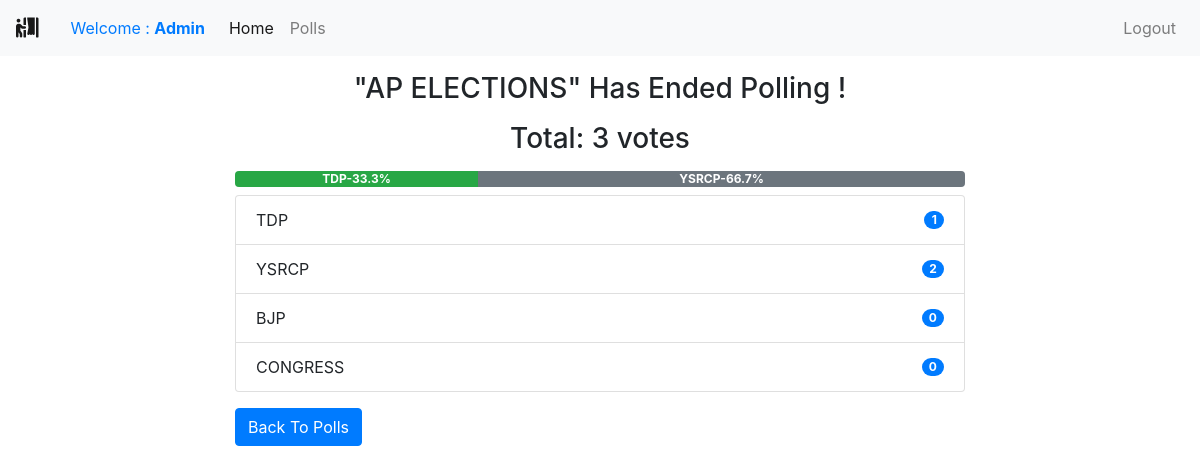
Page /polls/end/8/ (signed in) on the committed database.
### polls/models.py (models this page shows, shortened)
class Poll(models.Model):
    owner = models.ForeignKey(User, on_delete=models.CASCADE)
    text = models.TextField()
    pub_date = models.DateTimeField(default=timezone.now)
    active = models.BooleanField(default=True)
    @property
    def get_vote_count(self):
        return self.vote_set.count()
    def get_result_dict(self):
        res = []
        for choice in self.choice_set.all():
            d = {}
            alert_class = ['primary', 'secondary', 'success',
                           'danger', 'dark', 'warning', 'info']
            d['alert_class'] = secrets.choice(alert_class)
            d['text'] = choice.choice_text
            d['num_votes'] = choice.get_vote_count
            if not self.get_vote_count:
                d['percentage'] = 0
            else:
                d['percentage'] = (choice.get_vote_count /
                                   self.get_vote_count)*100
            res.append(d)
        return res

class Choice(models.Model):
    poll = models.ForeignKey(Poll, on_delete=models.CASCADE)
    choice_text = models.CharField(max_length=255)
    @property
    def get_vote_count(self):
        return self.vote_set.count()

### polls/views.py (the view)
# urls.py: path('end/<int:poll_id>/', views.endpoll, name='end_poll'),
@login_required
def endpoll(request, poll_id):
    poll = get_object_or_404(Poll, pk=poll_id)
    if request.user != poll.owner:
        return redirect('home')
    if poll.active is True:
        poll.active = False
        poll.save()
        return render(request, 'polls/poll_result.html', {'poll': poll})
    else:
        return render(request, 'polls/poll_result.html', {'poll': poll})

### polls/templates/polls/poll_result.html
{% extends 'base.html' %}
{% block content %}
<div class="container">
    {% if messages %}
    <div class="messages">
        {% for message in messages %}
        <div {% if message.tags %} class="{{ message.tags }}" {% endif %}>{{ message }}
            <button type="button" class="close" data-dismiss="alert" aria-label="Close">
                <span aria-hidden="true">&times;</span>
            </button>
        </div>
        {% endfor %}
    </div>
    {% else %}
    <div class="row">
        <div class="col-md-8 offset-sm-2">
            {% if poll.active %}
            <h3 class="mt-3 mb-3 text-center">Result for: {{ poll.text }}</h3>
            {% else %}
            <h3 class="mt-3 mb-3 text-center">"{{ poll.text }}" Has Ended Polling !</h3>
            {% endif %}
            <h3 class="mb-2 text-center">Total: {{ poll.get_vote_count }} votes</h3>
            <div class="progress mt-3 mb-2">
                {% for choice in poll.get_result_dict %}
                <div class="progress-bar bg-{{ choice.alert_class }}" role="progressbar" style="width: {{ choice.percentage }}%;"
                    aria-valuenow="30" aria-valuemin="0" aria-valuemax="100"><b>
                        {{choice.text|truncatewords:2}}-{{choice.percentage|floatformat}}%</b>
                </div>
                {% endfor %}
            </div>
            <ul class="list-group">
                {% for choice in poll.choice_set.all %}
                <li class="list-group-item d-flex justify-content-between align-items-center">
                    {{ choice.choice_text }}
                    <span class="badge badge-primary badge-pill">{{ choice.get_vote_count }}</span>
                </li>
                {% endfor %}
            </ul>
            {% endif %}
            <a class="btn btn-primary mt-3" href="{% url 'polls:list' %}" role="button">Back To Polls</a>
        </div>
    </div>
</div>
{% endblock content %}

### templates/includes/navbar.html (shortened to what this page needs)
<nav class="navbar navbar-expand-sm navbar-light bg-light">
    <a class="navbar-brand" href=""><i class="fas fa-person-booth"></i><a class="nav-link" href="#">Welcome : <b>{{user.username}}</b></a></a>
    <div class="collapse navbar-collapse" id="collapsibleNavId">
        <ul class="navbar-nav mr-auto mt-2 mt-lg-0">
            <li class="nav-item active">
                <a class="nav-link" href="{% url 'home' %}">Home <span class="sr-only">(current)</span></a>
            </li>
            <li class="nav-item">
                <a class="nav-link" href="{% url 'polls:list' %}">Polls</a>
            </li>
        </ul>
        <div class="navbar-nav ml-auto">
            {% if request.user.is_authenticated %}
            <a class="nav-link" href="{% url 'accounts:logout' %}">Logout</a>
            {% else %}
            <a class="nav-link" href="{% url 'accounts:login' %}">Login</a>
            <a class="nav-link" href="{% url 'accounts:register' %}">Register</a>
            {% endif %}
        </div>
    </div>
</nav>

### rows in the picture
Poll: text "AP ELECTIONS", get_vote_count "3"
Choice: text "TDP", choice_text "TDP", get_vote_count "1"
Choice: text "YSRCP", choice_text "YSRCP", get_vote_count "2"
Choice: choice_text "BJP", get_vote_count "0"
Choice: choice_text "CONGRESS", get_vote_count "0"

### other values in the picture
{{ user.username }} "Admin"
{{ choice.percentage|floatformat }} "33.3" "66.7"
